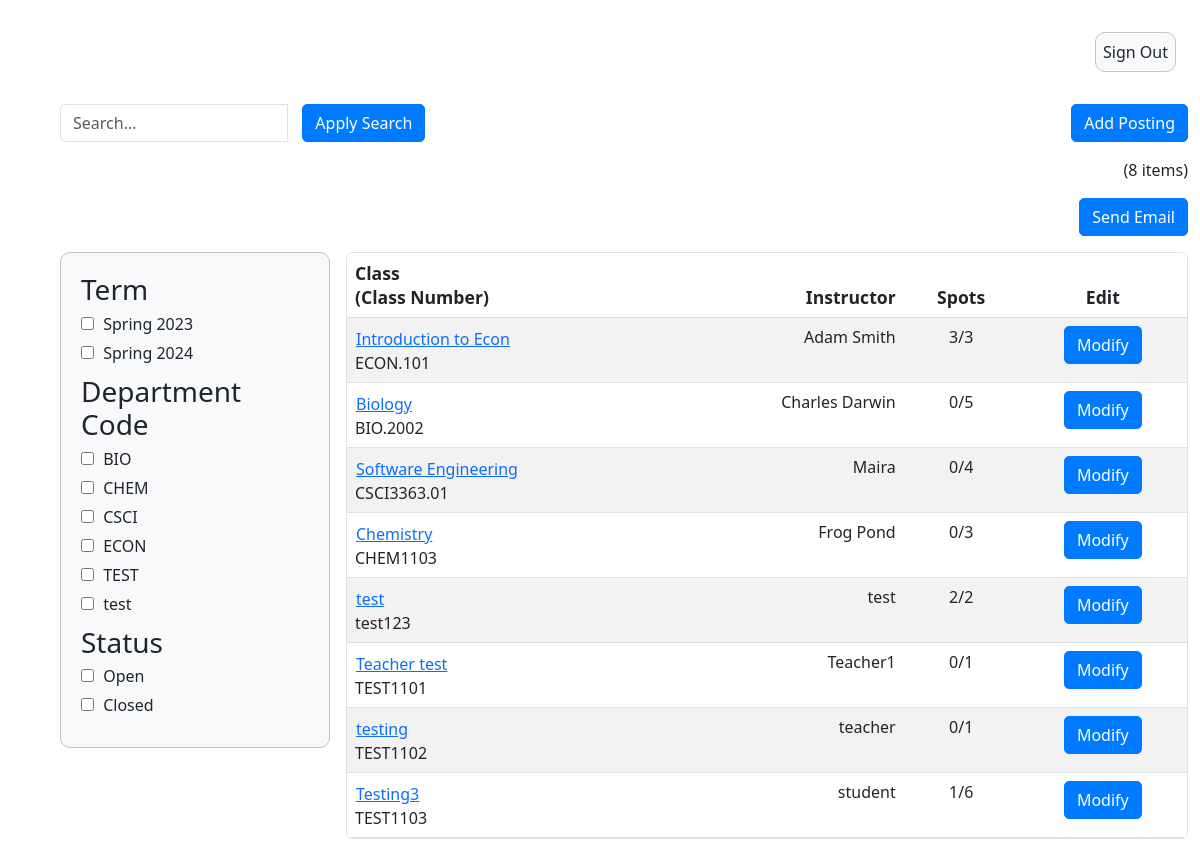
/admin_summary/, run on the app's committed database.
### InstructorAddCourse/models.py (models this page shows)
class InstructorAddCourse(models.Model):
	course_instructor = models.ForeignKey(User, on_delete=models.CASCADE)
	course_name = models.CharField(max_length=255)
	course_number = models.CharField(max_length=255)
	course_instructor = models.CharField(max_length=255)
	description = models.CharField(max_length=800)
	total_time_commitment = models.DecimalField(max_digits=2, decimal_places=0, validators=[MinValueValidator(0)], default=0)
	has_discussion = models.CharField(choices=[('yes', 'Yes'),('no', 'No')], max_length=50, default='')
	num_ta_needed = models.DecimalField(max_digits=2, decimal_places=0, validators=[MinValueValidator(0)], default=0)
	curr_num_ta = models.IntegerField(default=0)
	graded_meeting = models.CharField(choices=[('yes', 'Yes'),('no', 'No')], max_length=50, default='')
	office_hours = models.DecimalField(max_digits=2, decimal_places=0, validators=[MinValueValidator(0)], default=0)
	other_info = models.CharField(max_length=800, default=None)
	term = models.CharField(default=get_default_term(), max_length=100)

### adminSummary/views.py (the view)
# urls.py: path('admin_summary/', admin_summary_view),
def admin_summary_view(response):
    search_query = response.GET.get('q', '')
    term_filter = response.GET.get('term', '')
    status_filter = response.GET.get('status', '')
    dept_filter = response.GET.get('dept-code', '')
    course_objects = InstructorAddCourse.objects.all()
    applied_filters = []
    if search_query:
        course_objects = course_objects.filter(
            course_name__icontains=search_query)
        applied_filters.append(('q', search_query))
    if term_filter:
        if term_filter in term_keys:
            course_objects = [course for course in course_objects if get_term(
                course) == term_filter]
            applied_filters.append(('term', term_filter))
    if dept_filter:
        if dept_filter in dept_keys:
            course_objects = [course for course in course_objects if get_dept(
                course) == dept_filter]
            applied_filters.append(('dept-code', dept_filter))
    if status_filter:
        if status_filter in status_keys:
            course_objects = [course for course in course_objects if get_status(
                course) == status_filter]
            applied_filters.append(('status', status_filter))
    else:
        applied_filters = [f for f in applied_filters if f[0] != 'status']
    applications = []
    if 'course_number' in response.session:
        course_number = response.session['course_number']
        applications = Application.objects.filter(course_number=course_number)
        del response.session['course_number']
    course_count = len(course_objects)
    context = {'course_objects': course_objects,
               'course_count': course_count, 'applied_filters': applied_filters,
               'term_keys': term_keys, 'dept_keys': dept_keys,
               'applications': applications}
    return render(response, "adminSummary.html", context)

### templates/adminSummary.html (shortened to what this page needs)
{% extends 'appbase.html' %} {% block content %} {% load static %} {% load static admin_templatetags %}
<!DOCTYPE html>
<html>
  <head>
    <link rel="stylesheet" href="{% static 'adminSummary.css' %}" />
  </head>
  <body>
    <div class="container-fluid">
      <form method="get">
      <div class="row">
        <div class="col-md-4">
            <div class="input-group">
              <input
                type="text"
                class="form-control"
                id="search"
                name="q"
                placeholder="Search..."
              />
              <div class="input-group-btn input-space">
                <button type="submit" class="btn btn-primary">
                  Apply Search
                </button>
              </div>
            </div>
        </div>
        <div class="col-md-4">
        </div>
        <div class="col-md-4">
          <div class="text-end">
            <a href="{% url 'add_course' %}" id="add-posting-btn" class="btn btn-primary">
              Add Posting
            </a>
          </div>
        </div>
      </div>
      <div class="row" id="item-row">
        <div class="col-sm">
          <div class="text-end">({{course_count}} items)</div>
        </div>
      </div>
      <div class="row" id="item-row">
        <div class="col-sm">
          <div class="text-end">
            <a href="{% url 'send_email' %}">
              <button type="button" class="btn btn-primary">Send Email</button>
            </a>
          </div>
        </div>
      </div>
      <div class="row">
        <div class="col-sm-3">
          <div class="filter-box">
            <div class="filter-group">
              <h3>Term</h3>
              {% for term in term_keys %}
              <label>
                <input type="checkbox" name="term" value="{{ term }}" /> {{ term }}
              </label>
              {% endfor %}
            </div>
            <div class="filter-group">
              <h3>Department Code</h3>
              {% for dept in dept_keys %}
              <label>
                <input type="checkbox" name="dept-code" value="{{ dept }}" /> {{ dept }}
              </label>
              {% endfor %}
            </div>
            <div class="filter-group">
              <h3>Status</h3>
              <label>
                <input type="checkbox" name="status" value="Open"/> Open
            </label>
            <label>
                <input type="checkbox" name="status" value="Closed"/> Closed
            </label>
            </div>
          </div>
        </div>
        <div class="col-sm-9">
          <table class="table table-striped table-hover rounded overflow-hidden">
            <thead>
              <tr>
                <th>Class<br />(Class Number)</th>
                <th class="text-end">Instructor</th>
                <th class="text-center">Spots</th>
                <th class="text-center">Edit</th>
              </tr>
            </thead>
            <tbody id="table-body">
              {% for course in course_objects %}
              <form method="post" action="{% url 'show_applications' %}">
                <tr>
                  <td>
                    <button type="submit" class="btn btn-link p-0 m-0 text-start course-name-button">{{ course.course_name }}</button>
                    <br />{{ course.course_number }}
                  </td>
                  <td class="text-end">{{ course.course_instructor }}</td>
                  <td class="text-center">
                    {{course.curr_num_ta}}/{{ course.num_ta_needed }}
                  </td>
                  <td class="text-center">
                    <a href="{% url 'edit_course' course.id %}" class="btn btn-primary">Modify</a>
                  </td>
                </tr>
              </form>
            {% endfor %}
            </tbody>
          </table>
        </div>
      </div>
    </form>
  </div>
</body>
</html>
{% endblock %}

### static/adminSummary.css (style rules this page uses)
body { height: 100%; }
table { background: white; border: 1px solid #c3c3c3; border-radius: 5px; width: 50%; border-spacing: 0px; border-collapse: separate; }
table th { font-weight: 600; font-size: 1.1em; background: #c6c6c6; }
table td { background: transparent; }
.filter-box { padding: 20px; border: 1px solid #c3c3c3; background-color: #f8f9fa; border-radius: 10px; }
.filter-group { margin-bottom: 10px; }
.filter-group h3 { margin-top: 0; margin-bottom: 5px; }
.filter-group label { display: block; margin-bottom: 5px; }
.filter-group input[type="checkbox"] { margin-right: 5px; }
[class*="col"] { padding: 0.5rem; }
.input-group-btn.input-space { padding-left: 15px; }
.form-control { border-radius: 5px; }
.btn-primary { background-color: #007bff; border-color: #007bff; border-radius: 5px; }

### data on the page
InstructorAddCourse: course_name "Introduction to Econ", course_number "ECON.101", course_instructor "Adam Smith", curr_num_ta "3", num_ta_needed "3"
InstructorAddCourse: course_name "Biology", course_number "BIO.2002", course_instructor "Charles Darwin", curr_num_ta "0", num_ta_needed "5"
InstructorAddCourse: course_name "Software Engineering", course_number "CSCI3363.01", course_instructor "Maira", curr_num_ta "0", num_ta_needed "4"
InstructorAddCourse: course_name "Chemistry", course_number "CHEM1103", course_instructor "Frog Pond", curr_num_ta "0", num_ta_needed "3"
InstructorAddCourse: course_name "test", course_number "test123", course_instructor "test", curr_num_ta "2", num_ta_needed "2"
InstructorAddCourse: course_name "Teacher test", course_number "TEST1101", course_instructor "Teacher1", curr_num_ta "0", num_ta_needed "1"
InstructorAddCourse: course_name "testing", course_number "TEST1102", course_instructor "teacher", curr_num_ta "0", num_ta_needed "1"
InstructorAddCourse: course_name "Testing3", course_number "TEST1103", course_instructor "student", curr_num_ta "1", num_ta_needed "6"

### other printed values
{{ course_count }} "8"
{{ term }} "Spring 2023" "Spring 2024"
{{ dept }} "BIO" "CHEM" "CSCI" "ECON" "TEST" "test"
